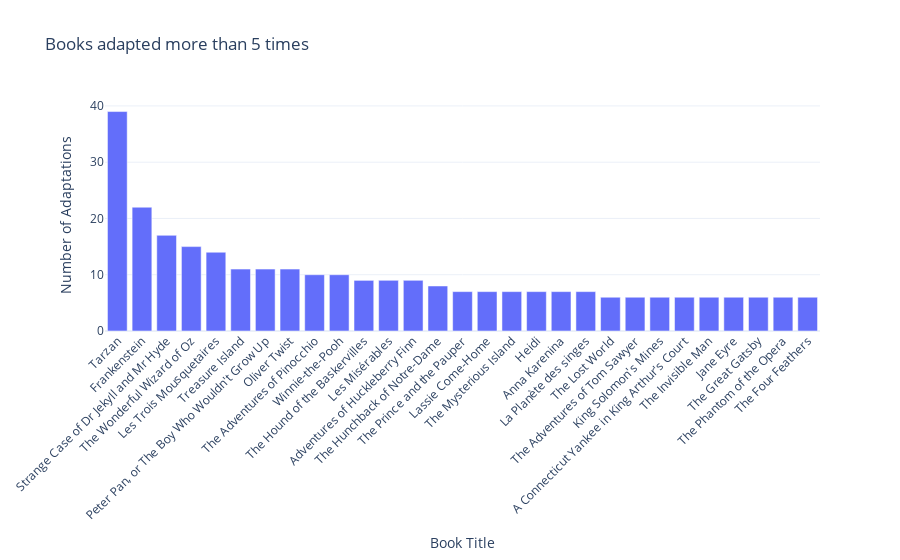

Notebook cell for this chart:
### Code cell
#Let's say we are only interested in books that have been adapted more than 5 times
top_adapted_books = book_adaptations[book_adaptations.adaptation_count > 5]

fig = px.bar(
    top_adapted_books,
    x='BookTitle',
    y='adaptation_count',
    title='Books adapted more than 5 times',
    labels={'BookTitle': 'Book Title', 'adaptation_count': 'Number of Adaptations'},
    template='plotly_white'
)

fig.update_traces(
    hovertemplate='<b>Book Title:</b> %{x}<br><b>Adaptation Count:</b> %{y}<extra></extra>'
)

fig.update_layout(xaxis_tickangle=-45)
fig.show()

### Figure 1 — Plotly figure (JSON) as saved in the notebook; plotly's stock layout.template omitted (floating-point values rounded to 4 significant figures)
{"data": [{"alignmentgroup": "True", "hovertemplate": "<b>Book Title:</b> %{x}<br><b>Adaptation Count:</b> %{y}<extra></extra>", "legendgroup": "", "marker": {"color": "#636efa", "pattern": {"shape": ""}}, "name": "", "offsetgroup": "", "orientation": "v", "showlegend": false, "textposition": "auto", "type": "bar", "x": ["Tarzan", "Frankenstein", "Strange Case of Dr Jekyll and Mr Hyde", "The Wonderful Wizard of Oz", "Les Trois Mousquetaires", "Treasure Island", "Peter Pan, or The Boy Who Wouldn't Grow Up", "Oliver Twist", "The Adventures of Pinocchio", "Winnie-the-Pooh", "The Hound of the Baskervilles", "Les Misérables", "Adventures of Huckleberry Finn", "The Hunchback of Notre-Dame", "The Prince and the Pauper", "Lassie Come-Home", "The Mysterious Island", "Heidi", "Anna Karenina", "La Planète des singes", "The Lost World", "The Adventures of Tom Sawyer", "King Solomon's Mines", "A Connecticut Yankee in King Arthur's Court", "The Invisible Man", "Jane Eyre", "The Great Gatsby", "The Phantom of the Opera", "The Four Feathers"], "xaxis": "x", "y": [39, 22, 17, 15, 14, 11, 11, 11, 10, 10, 9, 9, 9, 8, 7, 7, 7, 7, 7, 7, 6, 6, 6, 6, 6, 6, 6, 6, 6], "yaxis": "y"}], "layout": {"barmode": "relative", "legend": {"tracegroupgap": 0}, "title": {"text": "Books adapted more than 5 times"}, "xaxis": {"anchor": "y", "domain": [0, 1], "tickangle": -45, "title": {"text": "Book Title"}}, "yaxis": {"anchor": "x", "domain": [0, 1], "title": {"text": "Number of Adaptations"}}}}
